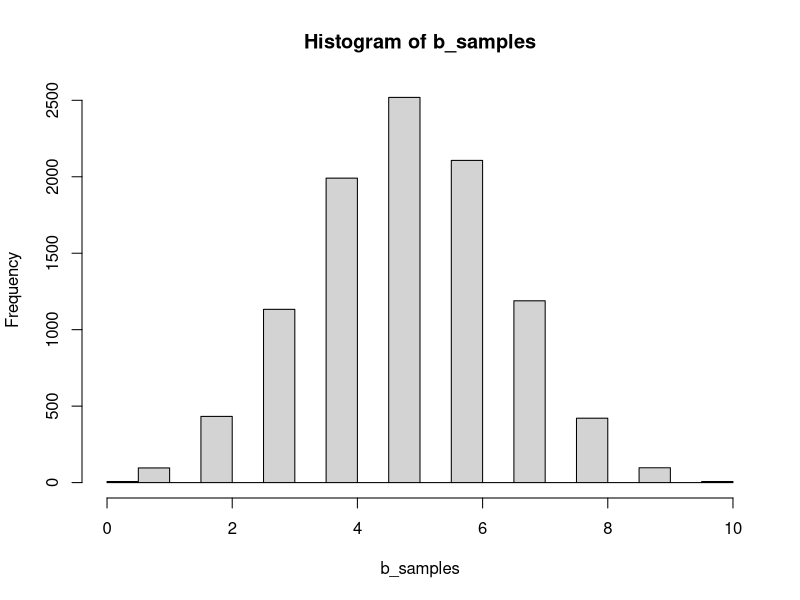
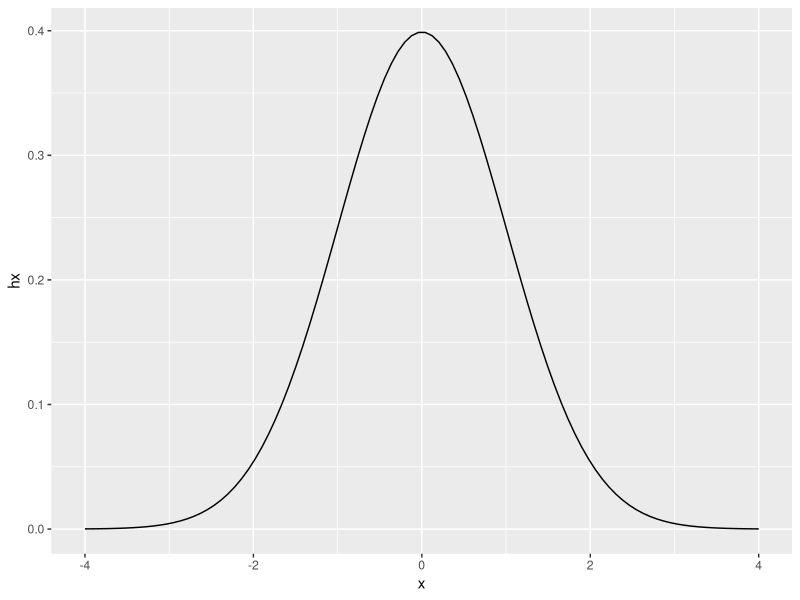

R code for these plots, in order: (Note: this script raises an error after producing the figures.)
## ---- chunk 1
knitr::opts_chunk$set(message=FALSE,warning=FALSE, cache=TRUE)
## ---- chunk 2
pbinom(q=3, size = 16, prob = 0.25, lower.tail = FALSE)
  #q=size of questions you DON'T get right, this funciton automatically   takes the lower tail, so if you want upper tail, you must specify that

## ---- chunk 3
rbinom(n=10, size=2, prob = 0.5)
  #calls staring with "r" will give you a random number 
  #n=number of coins you have 
  #size=number of flips that you have 
  #This will spit out the number of heads that you get 

## ---- chunk 4
b_samples <- rbinom(n=10000, size=10, prob = 0.5)
hist(b_samples)
table(b_samples)/sum(b_samples)
  #this gives you the probability of 0 heads, 1 head and 2 heads in this   sample. This prob. will change sample to sample. 
## ---- chunk 5
x<- seq(-4,4, length=100)
hx <- dnorm(x)
my_df <- data.frame(x, hx)
library(ggplot2)
ggplot(data = my_df, aes(x=x, y=hx)) +
  geom_line()

#This gives a point (likelihood)
dnorm(x=-2, mean=0, sd-1)

## ---- chunk 6

pnorm(q=0, mean=0, sd=1, lower.tail = TRUE)
  #q=where do you want to start calculating area, on x

## ---- chunk 7
#Area between 1 and -1
pnorm(q=1, mean=0, sd=1, lower.tail = TRUE) - pnorm(q=-1, mean=0, sd=1, lower.tail = TRUE)
## ---- chunk 8
rnorm(n=10, mean=0, sd=1)
  #generates 10 numbers from the normal distribution, with mean=0 and     sd=1

## ---- chunk 9

numbers <- rnorm(n=1000000, mean=0, sd=1)
mean(numbers > -1 & numbers < 1)


## ---- chunk 10
#Normally distributed, mean=100, sd=15
#There are two ways to do this, mathimatically using the normal curve and then by sampling 100 people and average their IQs. 

#Mathimatically: 
pnorm(q=125, mean=100, sd=15, lower.tail = TRUE)

#Simulating it: 
IQnumbers <- rnorm(n=10000000, mean = 100, sd=15)
mean(IQnumbers < 125)
  #the greater the sample size, the closer you get to the mathematical    way

## ---- chunk 11
pnorm(q=125, mean=100, sd=15, lower.tail = FALSE)
## ---- chunk 12
qnorm(p=0.15, mean=0, sd=1, lower.tail = TRUE)
  #give a probaility and get value. 

pnorm(q=-1, mean=0, sd=1, lower.tail = TRUE)
  #in pnorm you give a value and get a   probability 

## ---- chunk 13
iq_small_sample <-rnorm(n=5, mean=100, sd=15)
hist(iq_small_sample)
mean(iq_small_sample)

#divide by N
sqrt(sum((iq_small_sample-mean(iq_small_sample))^2) / (length(iq_small_sample)))

#divide by N-1
sd(iq_small_sample)

#Simulating why we use N vs N-1
n_exp <- 1000
n_samples <- c(1:10)
means_of_samples <- c()
sds_of_samples_uncorrected <- c()

for (this_samples_n in n_samples) {
  this_samples_mean <- c()
  this_samples_sd <- c()
  for (i in 1:n_exp) {
    iq_sample <- rnorm(n=this_samples_n, mean=100, sd=15)
    this_samples_mean[i] <- mean(iq_sample)
    this_samples_sd [1] <-sqrt(sum((iq_small_sample-mean(iq_small_sample))^2) / (length(iq_small_sample)))
  }
  means_of_samples[this_samples_n] <- mean(this_samples_mean)
  sds_of_samples_uncorrected[this_samples_n] <- mean(this_samples_sd)
}

result <- data.frame (n=n_samples, 
                      means=means_of_samples, 
                      sds=sds_of_samples_uncorrected)


library(ggplot2)
ggplot(results, aes(x=n, y=means)) +
  geom_line(color='red') +
  geom_point() +
  geom_hline(yintercept = 100) +
  ylim(c(95, 105))

ggplot(results, aes(x=n, y=sds))+
  geom_line(color='red') +
  geom_point()+
  geom_hline(yintercept = 15) +
  ylim(c(-1,17))

